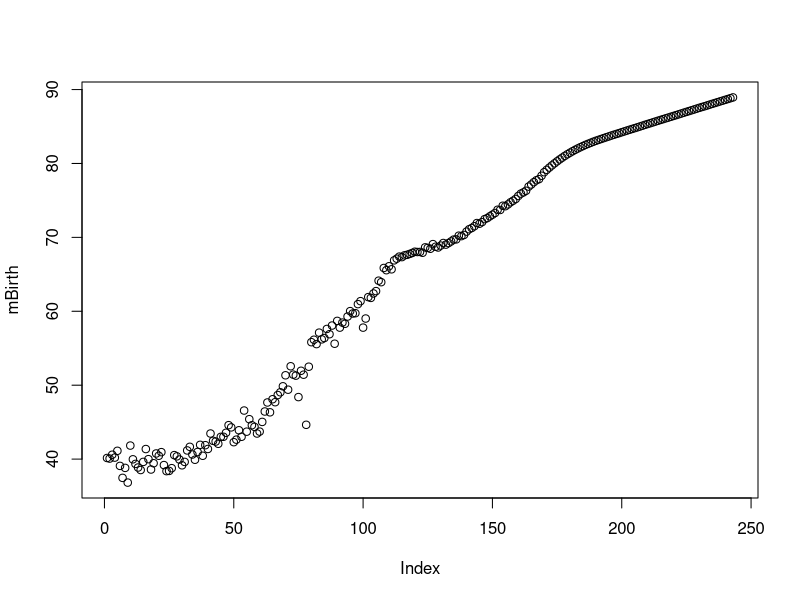
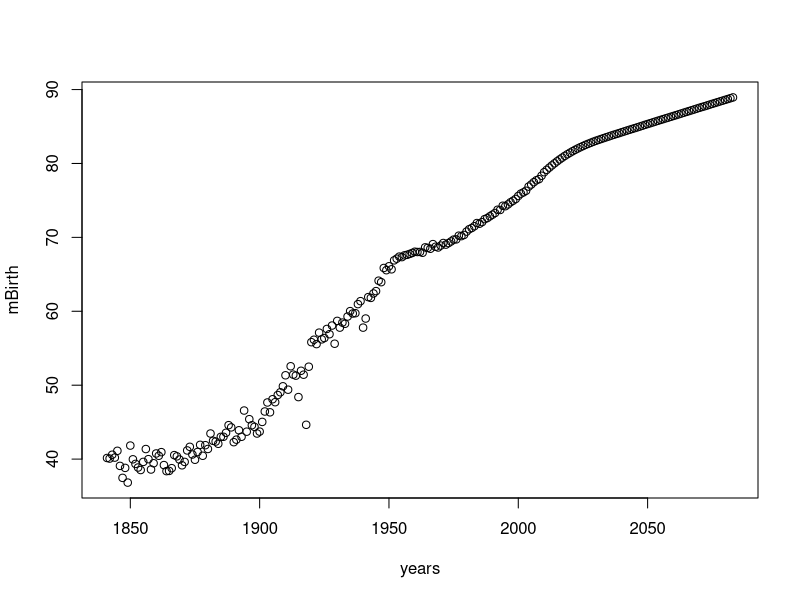
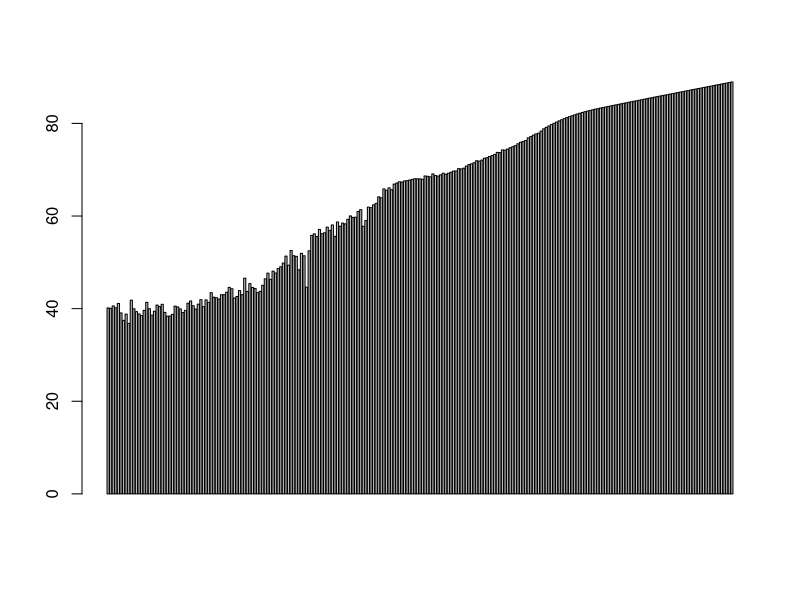
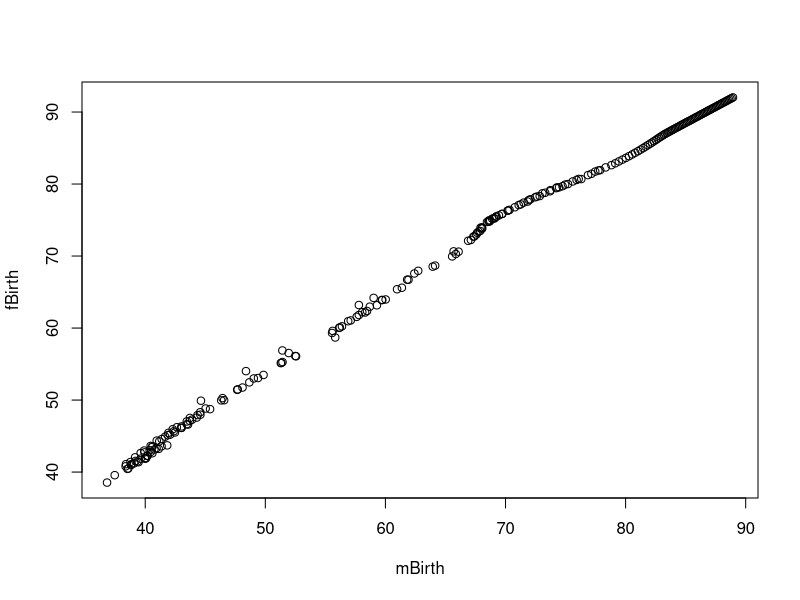
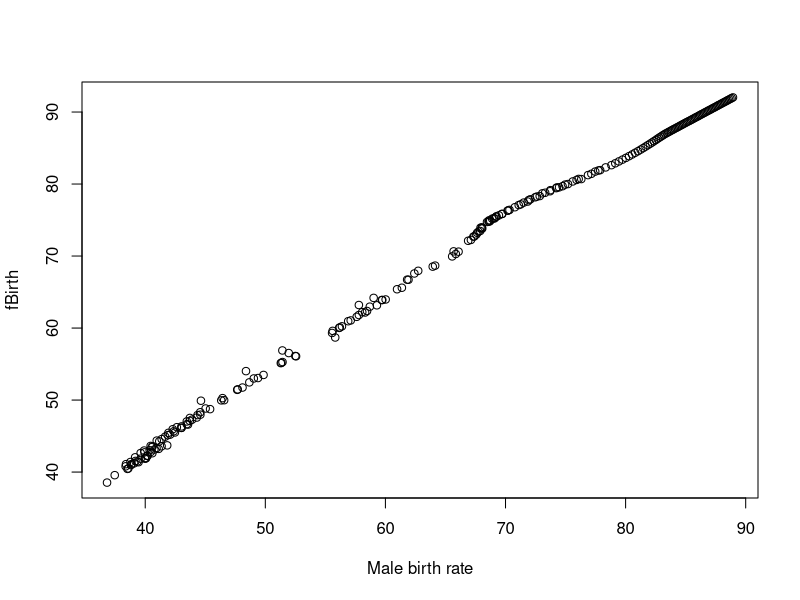
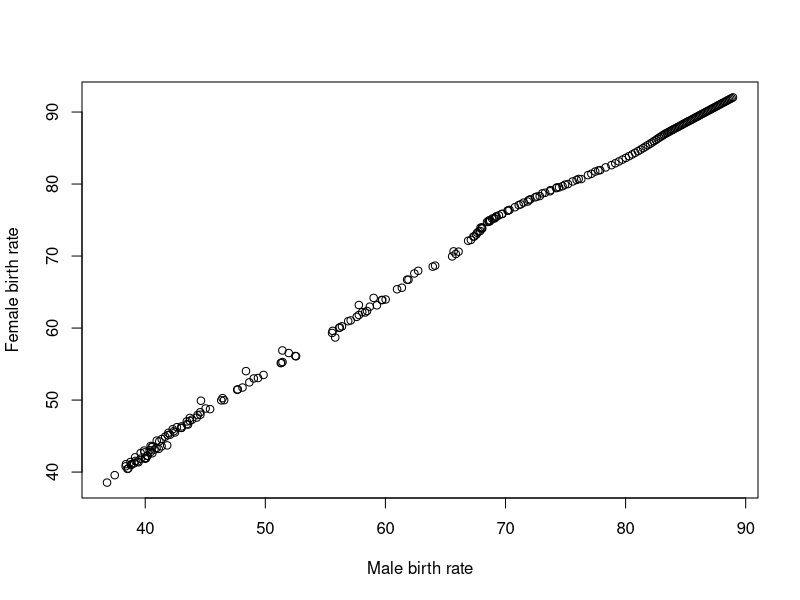
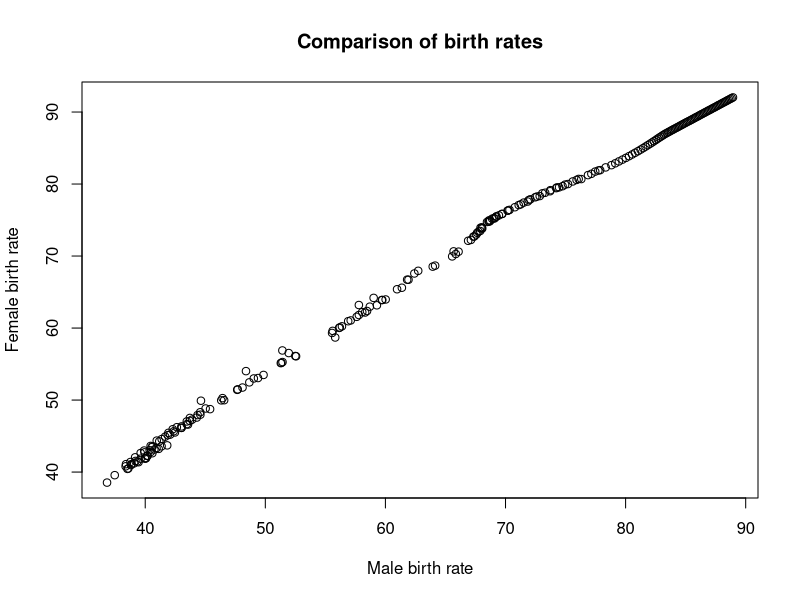
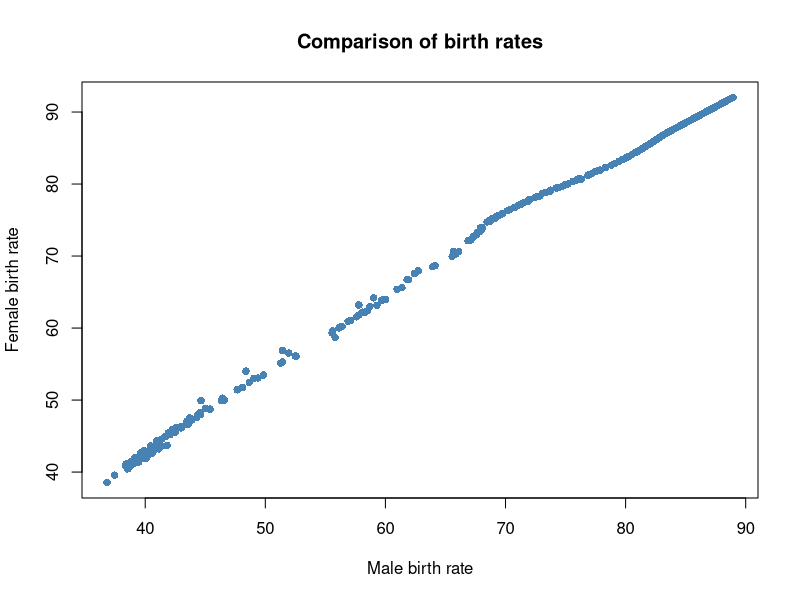

These figures' R source, in order:
## ---- chunk 1
birth <- read.delim("data/UKBirthRate.tsv")

## ---- chunk 2
head(birth)
dim(birth)
## ---- chunk 3
summary(birth)
str(birth)
## ---- chunk 4
birth[1:10,1]
## ---- chunk 5
birth[1,]
birth[,1]
## ---- chunk 6
dim(birth)
birth[1,]
dim(birth)
## ---- chunk 7
mBirth <- birth[,2]
mBirth
## ---- chunk 8
mBirth <- birth$Male.babies
mBirth
## ---- chunk 9
plot(mBirth)
## ---- chunk 10
years <- birth$Age
plot(years, mBirth)
## ---- chunk 11
barplot(mBirth)
## ---- chunk 12
fBirth <- birth$Female.babies

plot(mBirth, fBirth)
## ---- chunk 13
plot(mBirth, fBirth,xlab="Male birth rate")
## ---- chunk 14
plot(mBirth, fBirth,xlab="Male birth rate"
     ,ylab="Female birth rate")
## ---- chunk 15
plot(mBirth, fBirth,xlab="Male birth rate"
     ,ylab="Female birth rate",
     main="Comparison of birth rates")
## ---- chunk 16
plot(mBirth, fBirth,xlab="Male birth rate"
     ,ylab="Female birth rate",
     main="Comparison of birth rates",
     pch=16,col="steelblue")
## ---- chunk 17
plot(years, mBirth)
## ---- chunk 18
plot(years, mBirth)
points(years,fBirth)
## ---- chunk 19
plot(years, mBirth,pch=16,col="steelblue")
points(years,fBirth,pch=17,col="orange")
## ---- chunk 20
plot(years, mBirth,pch=16,col="steelblue",xlab="M",ylab="F")
points(years,fBirth,pch=17,col="orange")
## ---- chunk 21
plot(years, mBirth,pch=16,col="steelblue")
points(years,fBirth,pch=17,col="orange",xlab="M",ylab="F")
## ---- chunk 22
plot(years, mBirth,pch=16,col="steelblue",xlim=c(1850,2014))
points(years,fBirth,pch=17,col="orange")
## ---- chunk 23
plot(years, mBirth,pch=16,col="steelblue",xlim=c(1850,2014))
points(years,fBirth,pch=17,col="orange")
grid()
## ---- chunk 24
plot(years, mBirth,pch=16,col="steelblue",xlim=c(1850,2014))
points(years,fBirth,pch=17,col="orange")
abline(v=c(1900,1950,2000))
## ---- chunk 25
plot(years, mBirth,pch=16,col="steelblue",xlim=c(1850,2014))
points(years,fBirth,pch=17,col="orange")
abline(h=c(40,50,60,70))
## ---- chunk 26
plot(years, mBirth,pch=16,col="steelblue",xlim=c(1850,2014))
points(years,fBirth,pch=17,col="orange")
abline(h=c(40,50,60,70))
abline(v=c(1900,1950,2000))
## ---- chunk 27

Total.babies <- birth$Male.babies + birth$Female.babies
length(Total.babies)

## ---- chunk 28
Total.babies2 <- mBirth + fBirth
## ---- chunk 29
diff <- fBirth- mBirth
plot(years,diff,pch=16,col="steelblue")
